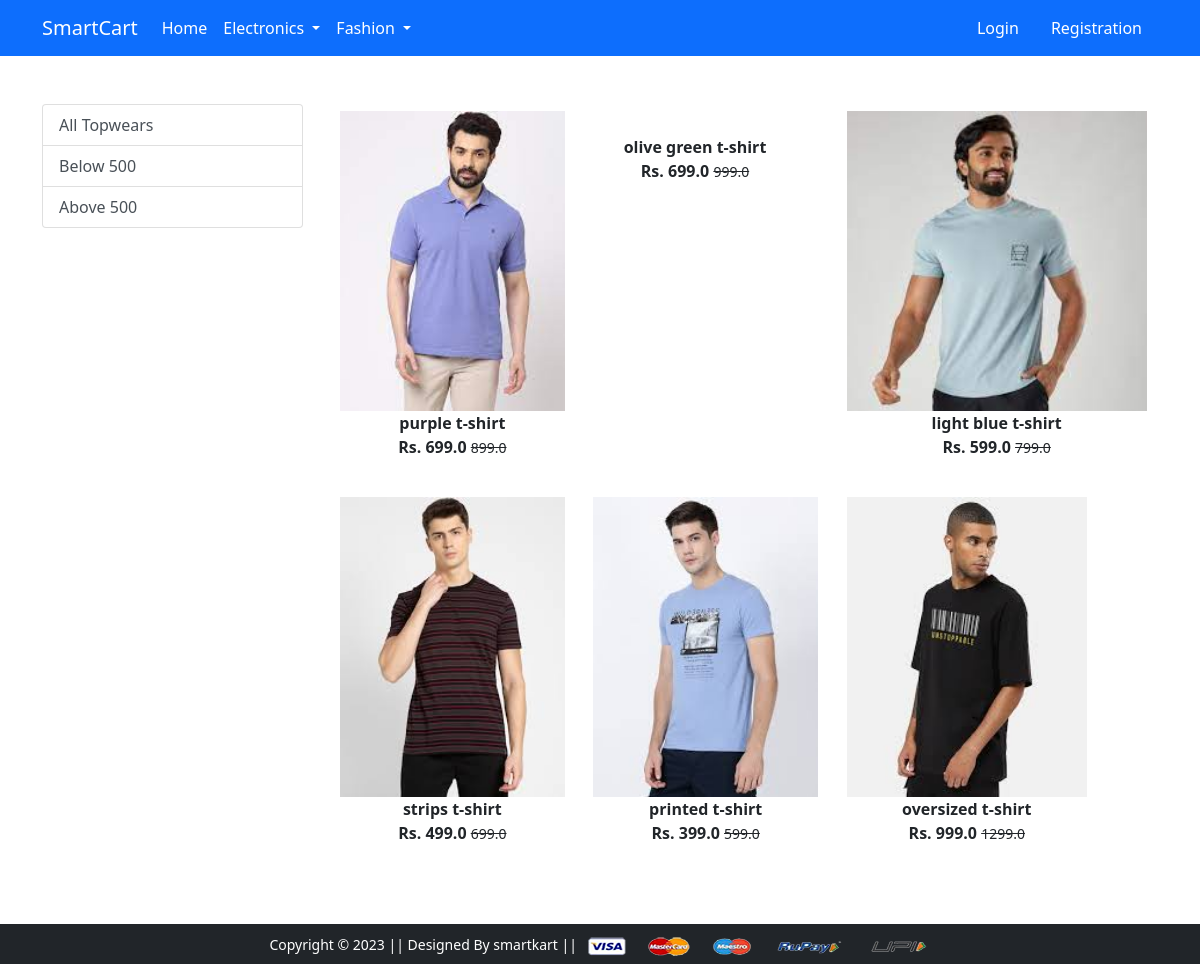
Screenshot of /towear/ with the database file from the repository.
### app/models.py (models this page shows, shortened)
class Product(models.Model):
 title = models.CharField(max_length=100)
 selling_price = models.FloatField()
 discounted_price = models.FloatField()
 description = models.TextField()
 brand = models.CharField(max_length=100)
 category = models.CharField( choices=CATEGORY_CHOICES, max_length=2)
 product_image = models.ImageField(upload_to='productimg')

### app/views.py (the view)
# urls.py: path('towear/', views.topwears, name='topwears'),
def topwears(request, data=None):
	totalitem = 0
	if request.user.is_authenticated:
		totalitem = len(Cart.objects.filter(user=request.user))
	if data==None :
			topwears = Product.objects.filter(category='TW')
	elif data == 'below':
			topwears = Product.objects.filter(category='TW').filter(discounted_price__lt=500)
	elif data == 'above':
			topwears = Product.objects.filter(category='TW').filter(discounted_price__gt=500)
	return render(request, 'app/topwears.html', {'topwears':topwears, 'totalitem':totalitem})

### app/templates/app/topwears.html (shortened to what this page needs)
{% extends 'app/base.html' %}
{% load static %}
{% block main-content %}
<div class="container my-5">
 <div class="row">
  <div class="col-sm-3">
   <div class="list-group">
     <a href="{% url 'topwears' %}" class="list-group-item list-group-item-action" aria-current="true">All Topwears</a>
     <a href="{% url 'topwearsdata' 'below'  %}" class="list-group-item list-group-item-action">Below 500</a>
     <a href="{% url 'topwearsdata' 'above'  %}" class="list-group-item list-group-item-action">Above 500</a>
   </div>
  </div>
  <div class="col-sm-8">
   <div class="row">
    {% for product in topwears %}
     <div class="col-sm-4 text-center mb-4">
      <a href="{% url 'product-detail' product.id %}" class="btn">
       <div class="item">
        <img src="{{product.product_image.url}}" alt="" height="300" class="">
        <div class="fw-bold">{{product.title}}</div>
        <div class="fw-bold">Rs. {{product.discounted_price}} <small class="fw-light text-decoration-line-through">{{product.selling_price}}</small></div>
       </div>
      </a>
     </div>
    {% endfor %}
   </div>
  </div>
 </div>
</div>
{% endblock main-content %}

### rows the page displays
Product: product_image (picture), title "purple t-shirt", discounted_price "699.0", selling_price "899.0"
Product: title "olive green t-shirt", discounted_price "699.0", selling_price "999.0"
Product: product_image (picture), title "light blue t-shirt", discounted_price "599.0", selling_price "799.0"
Product: product_image (picture), title "strips t-shirt", discounted_price "499.0", selling_price "699.0"
Product: product_image (picture), title "printed t-shirt", discounted_price "399.0", selling_price "599.0"
Product: product_image (picture), title "oversized t-shirt", discounted_price "999.0", selling_price "1299.0"
